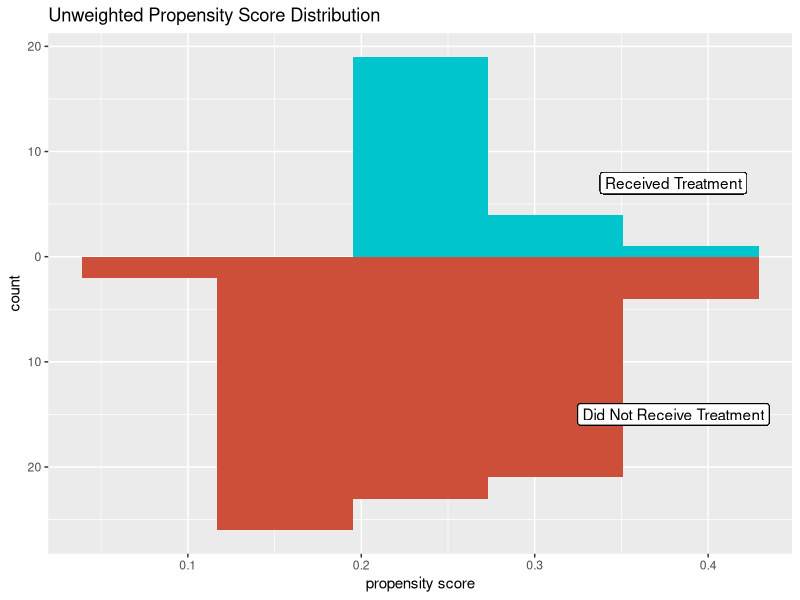
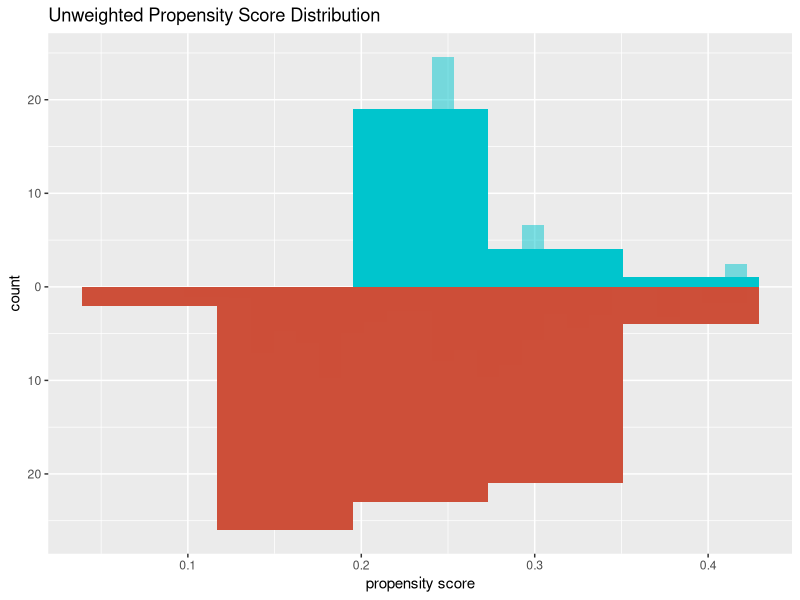

Write R code to recreate these figures, in order.
## ---- chunk 1
knitr::opts_chunk$set(echo = TRUE)
## ---- chunk 2
printFlag = FALSE
library(tidyverse, warn.conflicts = FALSE)
library(broom)
## ---- chunk 3
n = 100
set.seed(5)

# generate data
datsim = tibble(
  z = rnorm(n),
  xlin = z + rnorm(n),
  x_p = ifelse(z < .5, exp(xlin)/(1 + exp(xlin)), 0),
  x = rbinom(n,1, x_p),
  y = z + x
)
## ---- chunk 4
# propensity score model
glm_sim = glm(x ~ z,
          data = datsim,
          family = binomial())


# add propensity scores to df
datsim = glm_sim %>%
  augment(type.predict = "response",
          data = datsim)

## ---- chunk 5
df_plot_ps_simuw = datsim %>%
  tidyr::pivot_wider(names_from = x,
                     values_from = .fitted,
                     names_prefix = "x_p")

ggplot(df_plot_ps_simuw)+
  geom_histogram(bins = 5,
                 aes(x = x_p1),
                 fill = "turquoise3")+
  geom_histogram(bins = 5,
                 aes(x = x_p0,
                     y = -stat(count)),
                 fill = "tomato3")+
  geom_label(
    label = "Received Treatment",
    x = .38,
    y = 7
  )+
  geom_label(
    label = "Did Not Receive Treatment",
    x = .38,
    y = -15
  )+
  scale_y_continuous("count", label = abs) + 
  scale_x_continuous("propensity score") +
  labs(title = "Unweighted Propensity Score Distribution")
## ---- chunk 6
# generate possible exposure assignments X
exp_assmt_func = function(nrow,ncol){
  matrix(sample(c(0,1), replace=T, size = nrow*ncol), nrow = nrow)
}
exp_assmt = exp_assmt_func(5,49)

# add one col of all 0's
exp_assmt = cbind(integer(5), exp_assmt)
exp_assmt

# choose X at random
row_num = sample(1:5,1)
x = exp_assmt[row_num,]
## ---- chunk 7
as.data.frame(table(x))
## ---- chunk 8
datsim %>%
  summarise(observed_causal_effect = mean(y[x == 1]) - 
              mean(y[x == 0]))
## ---- chunk 9
# calculate weights and add to df
datsim = datsim %>%
  mutate(w_ate = x/ .fitted + (1 - x)/(1 - .fitted))

## ---- chunk 10
# propensity score model
ggplot(df_plot_ps_simuw)+
  geom_histogram(bins = 5,
                 aes(x = x_p1),
                 fill = "turquoise3")+
  geom_histogram(bins = 25,
                 alpha = .5,
                 aes(x = x_p1,
                     weight = datsim$w_ate),
                 fill = "turquoise3")+
  geom_histogram(bins = 5,
                 aes(x = x_p0,
                     y = -stat(count)),
                 fill = "tomato3")+
  geom_histogram(bins = 25,
                 alpha = .5,
                 aes(x = x_p0,
                     weight = datsim$w_ate,
                     y = -stat(count)),
                 fill = "tomato3")+
  geom_label(
    label = "Received Treatment",
    x = .52,
    y = 7
  )+
  geom_label(
    label = "Did Not Receive Treatment",
    x = .52,
    y = -14
  )+
  scale_y_continuous("count", label = abs) + 
  scale_x_continuous("propensity score") +
  labs(title = "Unweighted Propensity Score Distribution")
## ---- chunk 11
datsim %>%
  summarise(
    ate = sum(y*x*w_ate)/sum(x*w_ate) - sum(y*(1 - x)*w_ate)/
      sum((1-x)*w_ate)
  )
## ---- chunk 12
# creating group variable to filter
datsim$inpop = ifelse(datsim$z < .5,1,0)

datsim %>%
  group_by(inpop)%>%
  summarise(
    observed_causal_effect = mean(y[x == 1]) - mean(y[x == 0]),
    ate = sum(y*x*w_ate)/sum(x*w_ate) - sum(y*(1 - x)*w_ate)/
      sum((1-x)*w_ate)
  )
